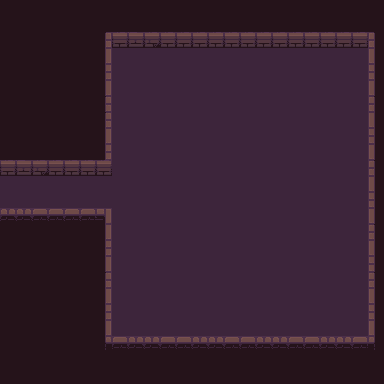

Below is a game level as drawn by its tile map, then a one-line description and the .tmx that defines it (tile-layer data replaced by summaries):
An orthogonal 24x24 tile map with 16x16 px tiles, 4 tile layers (background, road, wall, item), 3 tilesets.

<map version="1.2" tiledversion="1.3.1" orientation="orthogonal" renderorder="right-down" compressionlevel="0" width="24" height="24" tilewidth="16" tileheight="16" infinite="0" nextlayerid="6" nextobjectid="1">
 <tileset firstgid="1" name="Dungeon_Tileset" tilewidth="16" tileheight="16" tilecount="100" columns="10">
  <image source="Dungeon_Tileset.png" width="160" height="160" />
 </tileset>
 <tileset firstgid="101" name="flag" tilewidth="16" tileheight="16" tilecount="4" columns="4">
  <image source="flag.png" width="64" height="16" />
  <tile id="0">
   <animation>
    <frame tileid="3" duration="200" />
    <frame tileid="2" duration="200" />
    <frame tileid="1" duration="200" />
    <frame tileid="0" duration="200" />
   </animation>
  </tile>
 </tileset>
 <tileset firstgid="105" name="torch" tilewidth="16" tileheight="16" tilecount="4" columns="4">
  <image source="torch.png" width="64" height="16" />
  <tile id="0">
   <animation>
    <frame tileid="3" duration="200" />
    <frame tileid="2" duration="200" />
    <frame tileid="1" duration="200" />
    <frame tileid="0" duration="200" />
   </animation>
  </tile>
 </tileset>
 <layer id="1" name="background" width="24" height="24">
  <data>[576 cells, 576 non-empty, 1 distinct tile ids]</data>
 </layer>
 <layer id="5" name="road" width="24" height="24">
  <data>[576 cells, 302 non-empty, 1 distinct tile ids]</data>
 </layer>
 <layer id="3" name="wall" width="24" height="24">
  <data>[576 cells, 82 non-empty, 19 distinct tile ids]</data>
 </layer>
 <layer id="4" name="item" width="24" height="24">
  <data>[576 cells, 0 non-empty, 0 distinct tile ids]</data>
 </layer>
</map>
